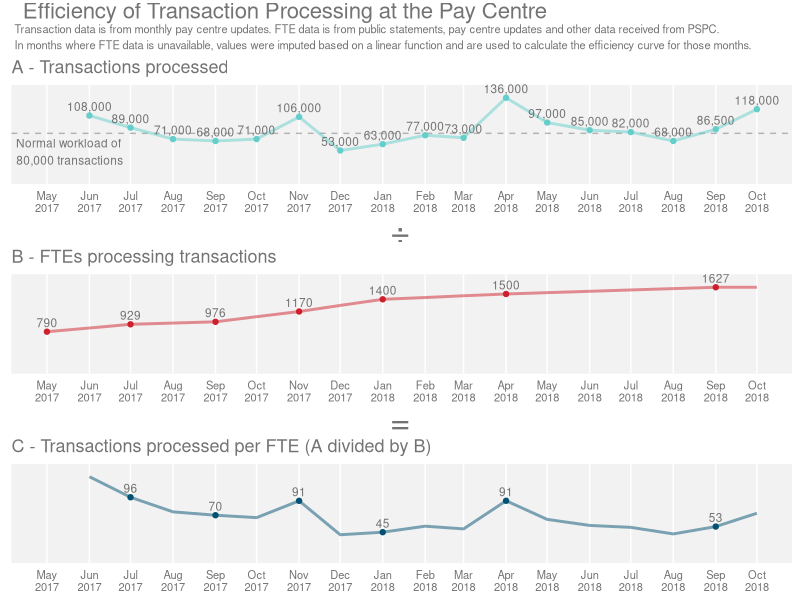
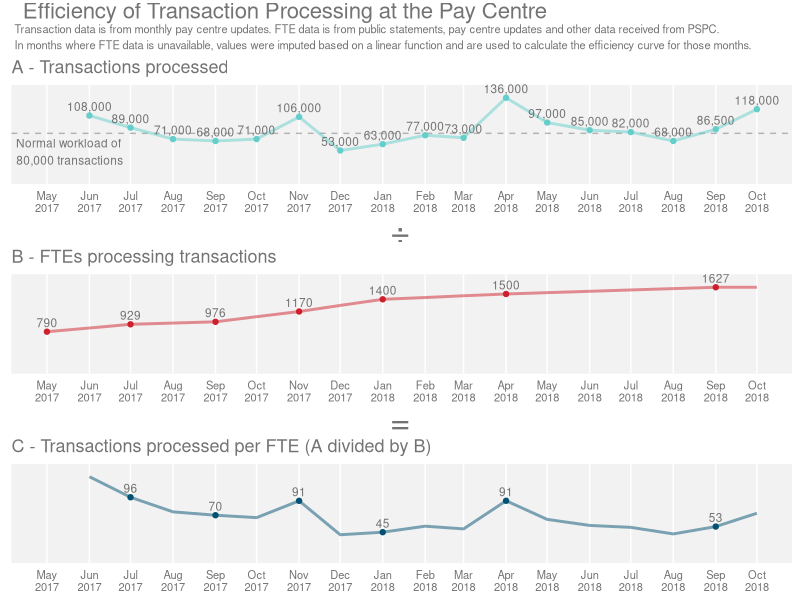

R code for these plots, in order: (Note: this script raises an error after producing the figures.)
## ---- chunk 1
# Load libraries
library(dplyr)
library(tidyr)
library(ggplot2)
library(readxl)
library(grid)
library(gridExtra)
library(cowplot)
library(scales)

theme_TBS <- function(textSize = 8) {
  theme(
    plot.title = element_text(size = textSize*1.618, hjust = 0, colour = "grey45", face = "plain"),
    plot.subtitle = element_text(face = "plain", size = textSize, colour = "grey45"),
    plot.caption = element_text(face = "italic", size = textSize-1, colour = "grey45"),
    #axis.title.x = element_text(size = textSize, colour = "grey45"),
    axis.title = element_blank(),
    axis.text.x = element_text(angle = 0, size = textSize, colour = "grey45", 
                               inherit.blank = FALSE),
    #axis.text.y = element_text(angle = 0, size = textSize-2, colour = "grey45", 
    #                           inherit.blank = FALSE),
    axis.text.y = element_blank(),
    axis.ticks.x = element_blank(),
    axis.ticks.y = element_blank(),
    panel.background = element_rect(fill = "grey95"),
    panel.grid = element_blank(),
    panel.grid.major.x = element_line(colour = "white"),
    panel.spacing.y = unit(2, "mm"),
    panel.spacing.x = unit(1, "mm"),
    strip.text.y = element_text(angle = 0, size = textSize, colour = "grey45", 
                                inherit.blank = FALSE),
    strip.text.x = element_text(angle = 180, size = textSize, colour = "grey45", 
                                inherit.blank = FALSE),
    strip.background = element_blank(),
    legend.position = "bottom",
    legend.text = element_text(size = textSize, colour = "grey45"),
    legend.title = element_blank(),
    axis.line = element_blank()
  )
}

title_theme <- calc_element("plot.title", theme_TBS())

# Read data and create pay dataframe
pay.df <- read_xlsx("datasets//dashboard_data.xlsx")

# Remove line breay from date, add day (the 15th) and transfrom into a date object
pay.df$month <- gsub("\r?\n|\r", " ", pay.df$month)
pay.df$month <- as.Date(paste0("01 ", pay.df$month), "%d %B %Y")

## ---- chunk 2
# Select columns and create Efficiency column (Processed transactions / Staff)
pay_eff.df <- pay.df %>%
  select(month, backlog, received, processed, staff, staff_imp) %>%
  mutate(efficiency = processed / staff) %>%
  mutate(efficiency_imp = processed / staff_imp)
  
# Set colours
processed.clr <- "#63CECA"
staff.clr <- "#CD202C"
efficiency.clr <- "#005172"

# Create a graph of transactions processed by month.
# Add a dashed line indicating the "regular workload" of 80,000 cases per month
plot1 <- ggplot(pay_eff.df, aes(x = month, y = processed, group = processed)) +
  labs(title = "A - Transactions processed") +
  xlab("Month") +
  scale_y_continuous(limits = c(0,NA), labels = comma, expand = expand_scale(mult = c(0,.15))) +
  scale_x_date(date_breaks = "1 month", date_labels = "%b\n%Y") +
  #geom_bar(stat = "identity", aes(y = processed)) +
  geom_hline(yintercept = 80000, linetype = 2, colour = "grey45", alpha = 0.5) +
  geom_path(aes(group=1), size = 1, colour = processed.clr, alpha = 0.5) +
  geom_point(colour = processed.clr) +
  geom_text(vjust = -0.5, size = 3, colour = "grey45", aes(y = processed, label = comma(processed))) +
  annotate("text", hjust = 0.3, vjust = 1.2, size = 3, colour = "grey45",
           y = 80000, 
           x = as.Date("2017-05-02"), 
           label = "Normal workload of \n80,000 transactions") +
  theme_TBS()

# Create a graph of staff levels per month.
# Values are not available for every month.
# Some have been imputed using a simple linear function.
plot2 <- ggplot(pay_eff.df, aes(x = month, y = staff_imp, group = staff)) +
  labs(title = "B - FTEs processing transactions") +
  xlab("Month") +
  scale_y_continuous(limits = c(0,NA), expand = expand_scale(mult = c(0,.15))) +
  scale_x_date(date_breaks = "1 month", date_labels = "%b\n%Y") +
  geom_path(aes(group=1), size = 1, colour = staff.clr, alpha = 0.5) +
  geom_point(aes(y = staff), colour = staff.clr) + 
  geom_text(vjust = -0.5, size = 3, colour = "grey45", aes(y = staff, label = round(staff,0))) +
  theme_TBS()

# Create a graph of transactions per staff (efficiency) by month
plot3 <- ggplot(pay_eff.df, aes(x = month, y = efficiency_imp, group = efficiency_imp)) +
  labs(title = "C - Transactions processed per FTE (A divided by B)") +
  xlab("Month") +
  scale_y_continuous(limits = c(0,NA), expand = expand_scale(mult = c(0,.15))) +
  scale_x_date(date_breaks = "1 month", date_labels = "%b\n%Y") +
  geom_path(aes(group=1), size = 1, colour = efficiency.clr, alpha = 0.5) +
  geom_point(aes(y = efficiency), colour = efficiency.clr) +
  geom_text(vjust = -0.5, size = 3, colour = "grey45", aes(y = efficiency, label = round(efficiency,0))) +
  theme_TBS()

# Set title and subtitle for combined graph
title.grb <- textGrob("Efficiency of Transaction Processing at the Pay Centre", hjust = 0.72, gp=gpar(fontsize=16, col ="grey45"))
subtitle.grb <- textGrob("Transaction data is from monthly pay centre updates. FTE data is from public statements, pay centre updates and other data received from PSPC. \nIn months where FTE data is unavailable, values were imputed based on a linear function and are used to calculate the efficiency curve for those months.", 
                         x = unit(0.018,"npc"), 
                         just = "left", gp=gpar(fontsize=8, col ="grey45", fontface = "plain"))

# Divide and equals signs for the combined graph
divide.grb <- textGrob("÷",gp=gpar(fontsize=24, col ="grey45"))
equals.grb <- textGrob("=",gp=gpar(fontsize=24, col ="grey45"))

# Create combined graph using cowplots library
payplots <- plot_grid(title.grb, subtitle.grb, plot1, divide.grb, plot2, equals.grb, plot3, #labels = c("","a","","b","","c"),
                      align = "v", nrow = 7, rel_heights = c(1, 1.5, 8, 1, 8, 1, 8))

# Save combined plot
ggsave(plot = payplots, "Efficiency-of-Transaction-Processing-at-the-Pay-Centre-(May2017-Sep2018).pdf", width = 8, height = 8)


payplots
knitr::include_graphics("Efficiency-of-Transaction-Processing-at-the-Pay-Centre-(May2017-Sep2018).pdf")
## ---- chunk 3

miniEff.df <- pay_eff.df %>%
  select(month, processed, staff_imp, efficiency_imp) %>%
  filter(month != as.Date("2017-05-01")) %>%
  gather("type","transactions",-month) %>%
  mutate(type = factor(type, c("processed","staff_imp","efficiency_imp")))

compare.df <- miniEff.df %>%
  filter(month %in% c(as.Date("2017-06-01"),as.Date("2018-10-01")))

miniEff <- ggplot(miniEff.df, aes(x=month, y=transactions, group=type)) +
  labs(title = "Efficiency of Transaction Processing at the Pay Centre") +
  geom_path(aes(group=type)) +
  scale_y_continuous(limits = c(0,NA), expand = expand_scale(mult = c(0,.20))) +
  scale_x_date(date_labels="%b %Y", expand=c(0,30),
               breaks=c(as.Date("2017-06-01"),as.Date("2018-01-01"),as.Date("2018-10-01"))) +
  geom_point(data=compare.df, aes(x=month, y=transactions, group=type)) +
  geom_text(data=compare.df, vjust = -0.5, size = 4,
            aes(x=month, y=transactions, label=round(transactions,0))) +
  geom_path(data=compare.df, colour="red", linetype=2, aes(group=type))+
  facet_grid(type~., scales = "free_y", 
             labeller = labeller(type=c(processed="Transactions \nProcessed (A)",
                                        staff_imp="Pay Centre \nStaff (B)",
                                        efficiency_imp="Transactions per \nStaff (A/B)")
                                 )
             ) +
  theme(
    strip.text.y = element_text(angle=0),
    strip.background = element_blank(),
    axis.title = element_blank()
  )
  
ggsave(plot = miniEff, "Efficiency-mini.png", width = 7, height = 5)

miniEff
## ---- chunk 4
miniBacklog.df <- pay.df %>%
  select(month, backlog, backlog_fin) %>%
  gather("type","number",-month) %>%
  filter(month != as.Date("2017-05-01"))

miniBacklog_c.df <- miniBacklog.df %>%
  filter(month %in% c(as.Date("2017-06-01"),as.Date("2018-10-01")))

miniBacklog <- ggplot(miniBacklog.df, aes(x=month, y=number, group=type, linetype = type)) +
  geom_path(aes(group=type)) +
  labs(title = "Backlog of Pay Centre Transactions", subtitle = "PSPC started reporting on non-financial transactions in November 2017 \n(the dotted vertical line).") +
  scale_y_continuous(limits = c(0,NA), expand = expand_scale(mult = c(0,.20)), labels=comma,
                     breaks=c(0,100000,200000,300000,400000,500000,600000)) +
  scale_x_date(date_labels="%b %Y", expand=c(0,30),
               breaks=c(as.Date("2017-06-01"),as.Date("2018-01-01"),as.Date("2018-10-01"))) +
  scale_linetype_manual(name="Backlog type",labels=c("All", "Financial \nimplications \nonly"), values=c(3,1)) +
  geom_point(data=miniBacklog_c.df, aes(x=month, y=number, group=type)) +
  geom_text(data=miniBacklog_c.df, vjust = -0.5, size = 4, show.legend=FALSE,
            aes(x=month, y=number, label=round(number,0))) +
  geom_path(data=miniBacklog_c.df, linetype=2, colour = "red", aes(group=type)) +
  geom_vline(xintercept = as.Date("2017-10-01"), linetype = 3) +
  theme(
    strip.text.y = element_text(angle=0),
    strip.background = element_blank(),
    axis.title = element_blank()
  )

ggsave(plot = miniBacklog, "Backlog-mini.png", width = 7, height = 4)

miniBacklog
## ---- chunk 5

pay_bklg.df <- pay.df %>%
  select(month, received, processed, backlog_fin) %>%
  #mutate(delta = received-processed) %>%
  #mutate(direction = ifelse(delta < 0, "decrease", "increase"))
  mutate(min = pmin(received, processed))
  
deltas <- gather(data = pay_bklg.df, "status", "transactions", -month, -min)

backlogplot <- ggplot(data=pay_bklg.df, aes(x=month)) +
  geom_area(aes(y = backlog_fin), fill = "grey60") +
  #geom_ribbon(data = deltas, aes(ymax=transactions, ymin=min, fill=status)) +
  geom_area(aes(y = received), fill = "red", alpha = 0.5) +
  geom_area(aes(y = processed), fill = "blue", alpha = 0.5) +
  geom_bar(data = filter(deltas, status != "backlog_fin"), 
           aes(x = month, y = transactions, group = status, fill = status),
           stat = "identity", position = "dodge") +
  theme_TBS()
  #scale_fill_manual(values=c(Stocks="darkred", Bonds="darkblue"))

backlogplot

## ---- chunk 6
# Create a scatterplot graphing processed vs received transactions.
# Why do we tend to see more transactions processed when more are received?
plot4 <- ggplot(pay.df, aes(x = received, y = processed)) +
  geom_point() +
  geom_smooth(method=lm)

res <- cor.test(pay.df$received, pay.df$processed, 
                    method = "pearson")
res

plot4
